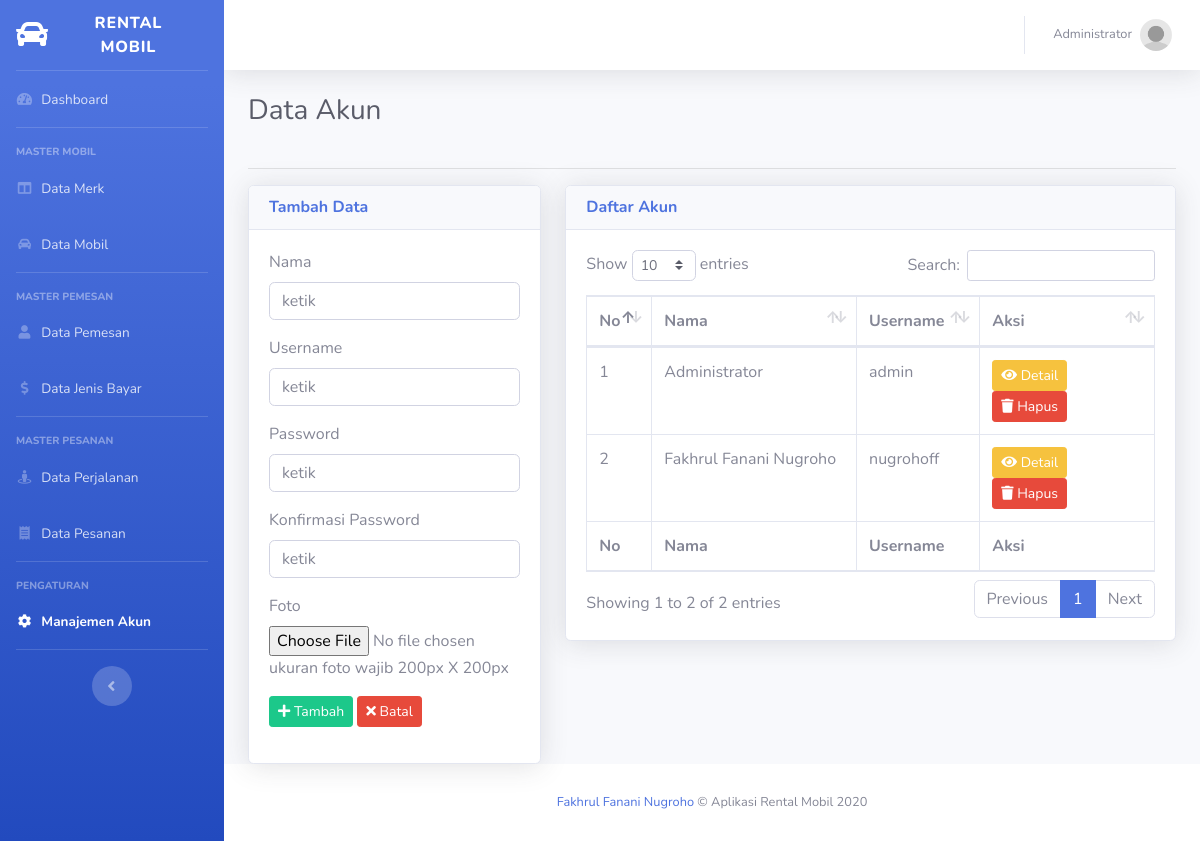
The page /akun (signed in) on the database its author committed.
### tables this page shows
CREATE TABLE `tbl_akun` (
  `id` int(11) NOT NULL,
  `nama` varchar(50) DEFAULT NULL,
  `username` varchar(15) DEFAULT NULL,
  `password` varchar(255) DEFAULT NULL,
  `foto` varchar(60) DEFAULT NULL
);

### controllers/C_Akun.php (called while the page is built, shortened)
<?php
class C_Akun extends Controller {
	public function __construct(){
		$this->akun = $this->model('M_Akun');
	}
	public function index(){
		$data = [
			'aktif' => 'akun',
			'judul' => 'Data Akun',
			'data_akun' => $this->akun->lihat(),
			'no' => 1
		];
		$this->view('akun/index', $data);
	}
}

### index.php (called while the page is built, shortened)
<?php
require_once BASEPATH . DS . 'core' . DS . 'Database.php';
require_once BASEPATH . DS . 'core' . DS . 'Model.php';
new Route();
?>

### functions/url_function.php (called while the page is built, shortened)
<?php
function base_url($path = null){
	if(isset($path)){
		$path = filter_var($path, FILTER_SANITIZE_URL);
		$path = rtrim($path, '/');
		return BASE_URL . $path;
	}
	return BASE_URL;
}

### core/Model.php (called while the page is built, shortened)
<?php
class Model {
	public function __construct(){
		$this->db = new Database();
	}
	public function get($table, $kolom = []){
		if (count($kolom) == 0) {
			$this->_query = "SELECT * FROM {$table}";
		} else {
			$i = 0;
			$total = count($kolom);
			$this->_query = "SELECT ";
			foreach ($kolom as $k) {
				$i++;
				$this->_query = $this->_query . "{$k}";
				if($total > $i) $this->_query = $this->_query . ', ';
			}
			$this->_query = $this->_query . " FROM {$table}";
		}
	}
	public function execute(){
		return $this->db->query($this->_query);
	}
}

### core/Database.php (called while the page is built, shortened)
<?php
class Database {
	public function __construct(){
		$this->_koneksi = new mysqli(DB_HOST, DB_USER, DB_PASS, DB_NAME);
	}
	public function query($query){
		return $this->_koneksi->query($query);
	}
}

### models/M_Akun.php (called while the page is built, shortened)
<?php
class M_Akun extends Model {
	public function lihat(){
		$query = $this->execute();
		return $query;
	}
}

### views/akun/index.php (the view, shortened to what this page needs)
<!DOCTYPE html>
<html lang="en">
<head>
	<link href="<?= base_url('sb-admin-2/') ?>/vendor/fontawesome-free/css/all.min.css" rel="stylesheet" type="text/css">
	<link href="<?= base_url('sb-admin-2/') ?>/css/sb-admin-2.min.css" rel="stylesheet">
	<link href="<?= base_url('sb-admin-2/') ?>/vendor/datatables/dataTables.bootstrap4.min.css" rel="stylesheet">
</head>
<body id="page-top">
	<div id="wrapper">
	<div id="content-wrapper" class="d-flex flex-column">
		<div id="content">
			<div class="container-fluid">
				<div class="row">
					<div class="col-sm-12">
						<div class="clearfix">
							<div class="float-left">
								<h1 class="h3 mb-4 text-gray-800"><?= $judul ?></h1>
							</div>
						</div>
						<hr>
					</div>
				</div>
				<div class="row">
					<div class="col-sm-4">
						<div class="card shadow">
							<div class="card-header">
								<h6 class="m-0 font-weight-bold text-primary">Tambah Data</h6>
							</div>
							<div class="card-body">
								<form method="POST" action="<?= base_url('akun/tambah') ?>" enctype="multipart/form-data">
								  	<div class="form-group">
								  		<label for="nama">Nama</label>
								  		<input type="text" name="nama" id="nama" required="required" placeholder="ketik" autocomplete="off" class="form-control">
								  	</div>
								  	<div class="form-group">
								  		<label for="username">Username</label>
								  		<input type="text" name="username" id="username" required="required" placeholder="ketik" autocomplete="off" class="form-control">
								  	</div>
								  	<div class="form-group">
								  		<label for="password">Password</label>
								  		<input type="password" name="password" id="password" required="required" placeholder="ketik" autocomplete="off" class="form-control">
								  	</div>
								  	<div class="form-group">
								  		<label for="password2">Konfirmasi Password</label>
								  		<input type="password" name="password2" id="password2" required="required" placeholder="ketik" autocomplete="off" class="form-control">
								  	</div>
								  	<div class="form-group">
								  		<label for="foto">Foto</label>
								  		<input type="file" name="foto" id="foto" required="required" placeholder="ketik" autocomplete="off" class="form-control-file">
								  		ukuran foto wajib 200px X 200px
								  	</div>
								  	<div class="form-group">
										<button type="submit" class="btn btn-sm btn-success" name="tambah"><i class="fa fa-plus"></i> Tambah</button>
										<button type="reset" class="btn btn-sm btn-danger"><i class="fa fa-times"></i> Batal</button>
								  	</div>
								</form>
							</div>
						</div>
					</div>
					<div class="col-sm-8">
						<div class="card shadow">
							<div class="card-header">
								<h6 class="m-0 font-weight-bold text-primary">Daftar Akun</h6>
							</div>
							<div class="card-body">
								<table class="table table-bordered" id="dataTable" width="" cellspacing="0">
	                  				<thead>
	                    				<tr>
	                    					<th>No</th>
	                    					<th>Nama</th>
	                    					<th>Username</th>
	                    					<th>Aksi</th>
	                    				</tr>
	                 				</thead>
	                  				<tfoot>
	                    				<tr>
	                    					<th>No</th>
	                    					<th>Nama</th>
	                    					<th>Username</th>
	                    					<th>Aksi</th>
	                    				</tr>
	                  				</tfoot>
	                 				<tbody>
										<?php while($akun = $data_akun->fetch_object()) : ?>
											<tr>
												<td><?= $no++ ?></td>
												<td><?= $akun->nama ?></td>
												<td><?= $akun->username ?></td>
												<td>
													<a href="<?= base_url('akun/detail/' . $akun->id) ?>" class="btn btn-sm btn-warning"><i class="fa fa-eye"></i> Detail</a>
													<a href="<?= base_url('akun/hapus/' . $akun->id) ?>" class="btn btn-sm btn-danger" onclick="return confirm('apakah anda yakin?')"><i class="fa fa-trash"></i> Hapus</a>
												</td>
											</tr>
										<?php endwhile; ?>
									</tbody>
              					</table>
							</div>
						</div>
					</div>
				</div>
			</div>
		</div>
	</div>
	</div>
</body>
</html>

### rows shown on the page
tbl_akun: nama "Administrator", username "admin"
tbl_akun: nama "Fakhrul Fanani Nugroho", username "nugrohoff"

### other values the page prints
$_SESSION['login']['nama'] "Administrator"
$judul "Data Akun"
